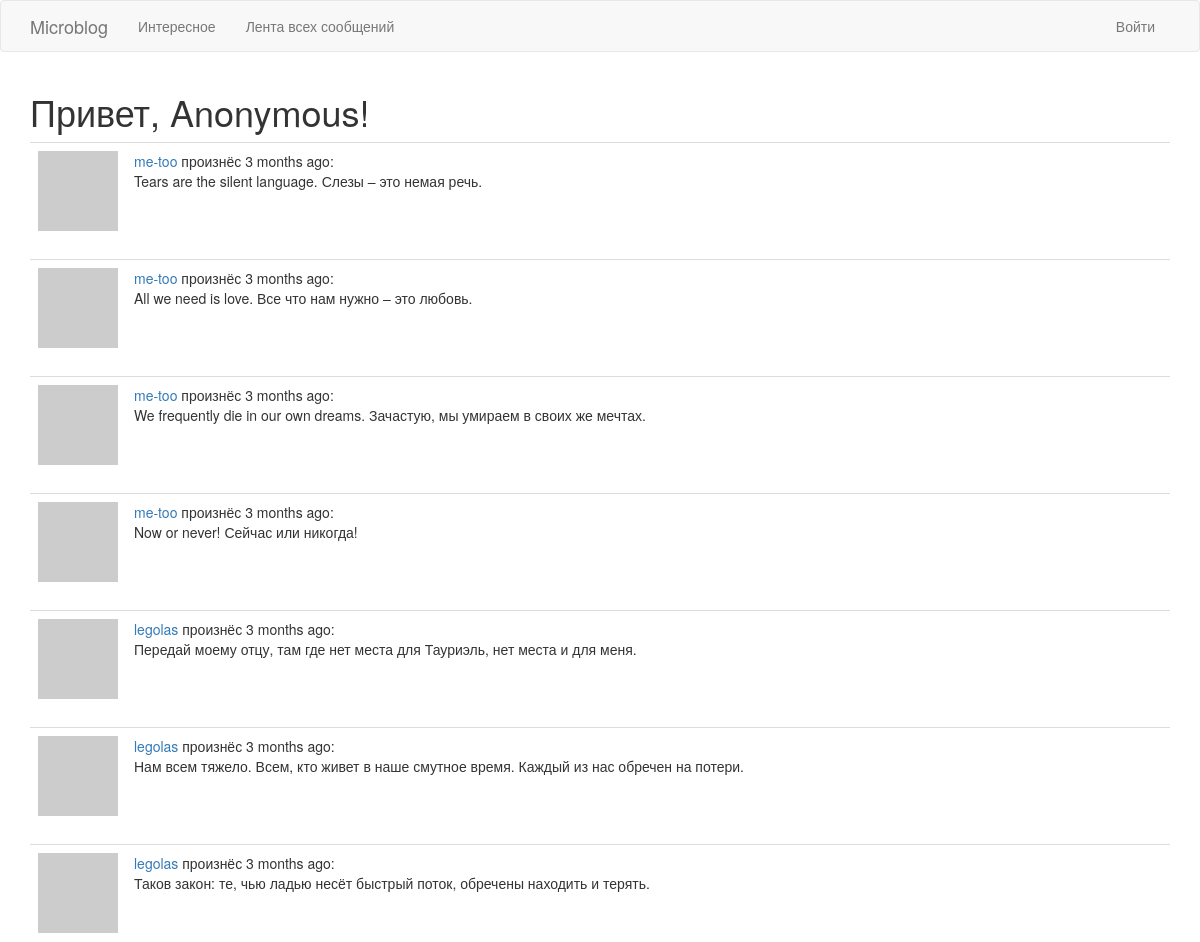
Before: /explore (upper part) with the older database file.
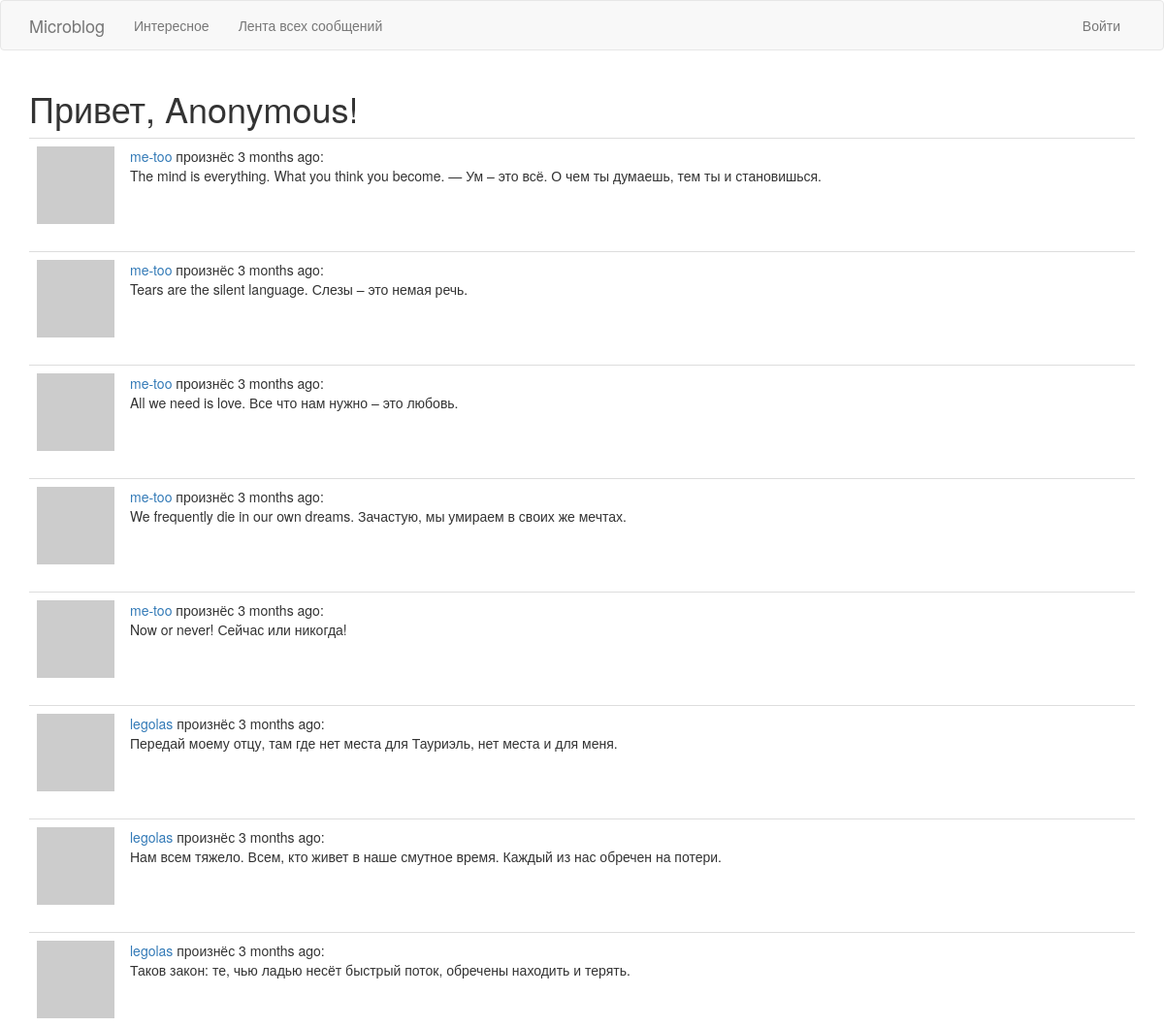
After: the same page with the newer database file.
### app/models.py (models this page shows, shortened)
class Post(db.Model):
	id = db.Column(db.Integer, primary_key=True)
	body = db.Column(db.String(140))
	timestamp = db.Column(db.DateTime, index=True, default=datetime.utcnow)
	user_id = db.Column(db.Integer, db.ForeignKey('user.id'))

class User(UserMixin, db.Model):
	id = db.Column(db.Integer, primary_key=True)
	username = db.Column(db.String(64), index=True, unique=True)
	email = db.Column(db.String(120), index=True, unique=True)
	password_hash = db.Column(db.String(128))
	posts = db.relationship('Post', backref='author', lazy='dynamic')
	about_me = db.Column(db.String(140))
	last_seen = db.Column(db.DateTime, default=datetime.utcnow)
	followed = db.relationship(
		'User',
		secondary=followers,
		primaryjoin=(followers.c.follower_id == id),
		secondaryjoin=(followers.c.followed_id == id),
		backref=db.backref('followers', lazy='dynamic'),
		lazy='dynamic'
	)
	def avatar(self, size):
		digest = md5(self.email.lower().encode('utf-8')).hexdigest()
		return 'https://www.gravatar.com/avatar/{}?d=identicon&s={}'.format(digest, size)

### app/routes.py (the view)
@app.route('/explore')
def explore():
	page = request.args.get('page', 1, type=int)
	posts = Post.query.order_by(Post.timestamp.desc()).paginate(
		page=page,
		per_page=app.config['POSTS_PER_PAGE'],
		error_out=False
	)
	next_url = url_for('explore', page=posts.next_num) \
		if posts.has_next else None
	prev_url = url_for('explore', page=posts.prev_num) \
		if posts.has_prev else None
	return render_template(
		'index.html',
		title='Лента сообщений',
		posts=posts.items,
		next_url=next_url,
		prev_url=prev_url)

### app/routes.py (called while the page is built)
@app.before_request
def before_request():
	if current_user.is_authenticated:
		current_user.last_seen = datetime.utcnow()
		db.session.commit()

### app/templates/index.html (shortened to what this page needs)
{% extends "base.html" %}
{% import 'bootstrap/wtf.html' as wtf %}
{% block app_content %}
    {% if current_user.is_anonymous %}
    <h1>Привет, Anonymous!</h1>
    {% else %}
    <h1>Привет, {{ current_user.username }}!</h1>
    {% endif %}
    {% for post in posts %}
        {% include '_post.html' %}
    {% endfor %}
{% endblock %}

### app/templates/_post.html
    <table class="table table-hover">
        <tr>
            <td width="70px">
                <a href="{{ url_for('user', username=post.author.username) }}">
                    <img src="{{ post.author.avatar(70) }}" />
                </a>
            </td>
            <td>
                <a href="{{ url_for('user', username=post.author.username) }}">
                    {{ post.author.username }}
                </a>
                произнёс {{ moment(post.timestamp).fromNow() }}:
                <br>
                {{ post.body }}
            </td>
        </tr>
    </table>

Changed rows visible on the page:
added Post: author.username "me-too", timestamp "3 months ago", body "The mind is everything. What you think you become. — Ум – это всё. О чем ты думаешь, тем ты и становишься."
